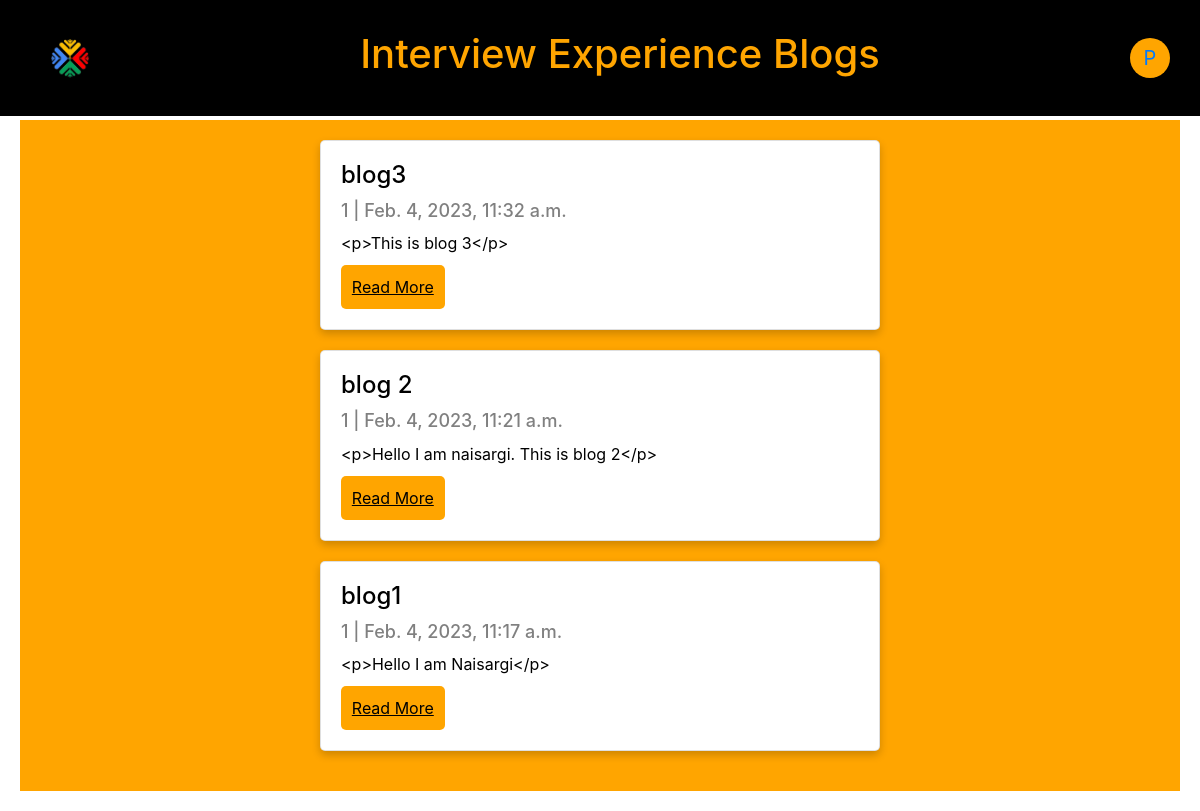
/blog/1, run on an earlier commit of the app's database.
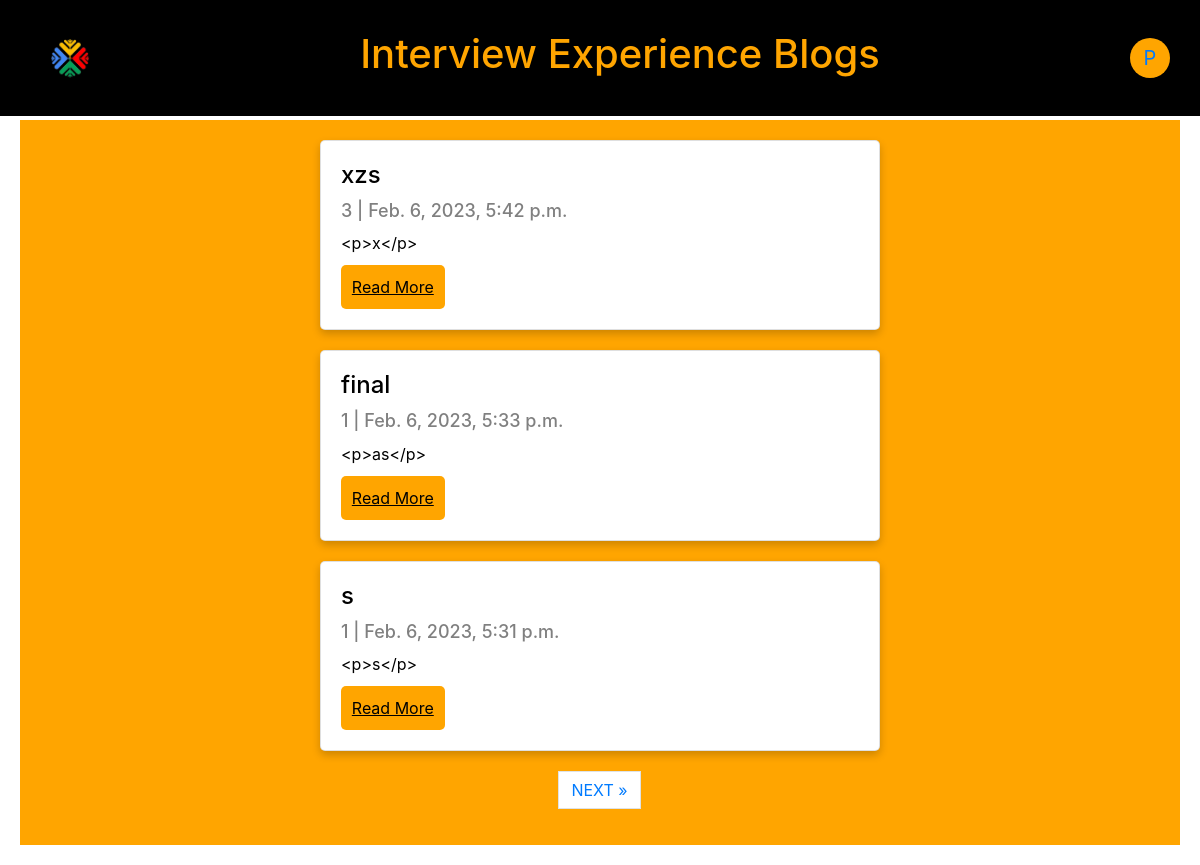
And on a later commit of the database.
### blog/models.py (models this page shows, shortened)
class Post(models.Model):
    title = models.CharField(max_length=200, unique=True)
    slug = models.SlugField(max_length=200, unique=True)
    updated_on = models.DateTimeField(auto_now= True)
    content = models.TextField()
    created_on = models.DateTimeField(auto_now_add=True)
    status = models.IntegerField(choices=STATUS, default=0)
    companyName = models.CharField(max_length=200,null=True)
    typeOfOffer = models.CharField(max_length=200,null=True)
    jobProfile = models.CharField(max_length=200,null=True)
    author = models.ForeignKey(Profile, on_delete=models.PROTECT,default=1)
    class Meta:
        ordering = ['-created_on']

### blog/views.py (the view)
# urls.py: path('<int:userId>', views.PostList.as_view(), name='homeUser'),
class PostList(generic.ListView):
    def get_context_data(self,**kwargs):
        context = super(PostList, self).get_context_data(**kwargs)
        context['userId'] = self.kwargs['userId']
        return context
    queryset = Post.objects.filter(status=1).order_by('-created_on')
    paginate_by = 3
    template_name = 'blog/display_blog.html'

### templates/blog/display_blog.html (shortened to what this page needs)
{% extends "blog/base.html" %}
{% block content %}
<div class="card-container">
    {% for post in post_list %}
    <div class="card">
      <h2 class="title">{{ post.title }}</h2>
      <h3 class="subtitle">{{ post.author_id }} | {{ post.created_on }}</h3>
      <p class="description">{{post.content|slice:":200" }}</p>
      <button type="button" style="float: right; background-color: orange;padding: 10px;border-radius: 5px; border: 1px orange;width: 20%;"><a href="{% url 'post_detail' post.slug userId %}" class="read-more">Read More</a></button>
    </div>
    {% endfor %}
    {% if is_paginated %}
        <ul class="pagination justify-content-center">
            {% if page_obj.has_next %}
            <li><a href="?page={{ page_obj.next_page_number }}" class="page-link"> NEXT &raquo;</a></li>
            {% endif %}
        </ul>
        </div>
    {% endif %}
</div>
{% endblock content %}

What changed in the data, as far as the page shows it:
no longer on this page (row unchanged): Post: title "blog3", author_id "1", created_on "Feb. 4, 2023, 11:32 a.m.", content "<p>This is blog 3</p>"
no longer on this page (row unchanged): Post: title "blog 2", author_id "1", created_on "Feb. 4, 2023, 11:21 a.m.", content "<p>Hello I am naisargi. This is blog 2</p>"
no longer on this page (row unchanged): Post: title "blog1", author_id "1", created_on "Feb. 4, 2023, 11:17 a.m.", content "<p>Hello I am Naisargi</p>"
added Post: title "xzs", author_id "3", created_on "Feb. 6, 2023, 5:42 p.m.", content "<p>x</p>"
added Post: title "final", author_id "1", created_on "Feb. 6, 2023, 5:33 p.m.", content "<p>as</p>"
added Post: title "s", author_id "1", created_on "Feb. 6, 2023, 5:31 p.m.", content "<p>s</p>"
Also different on the page:
text now shown: "NEXT »"
